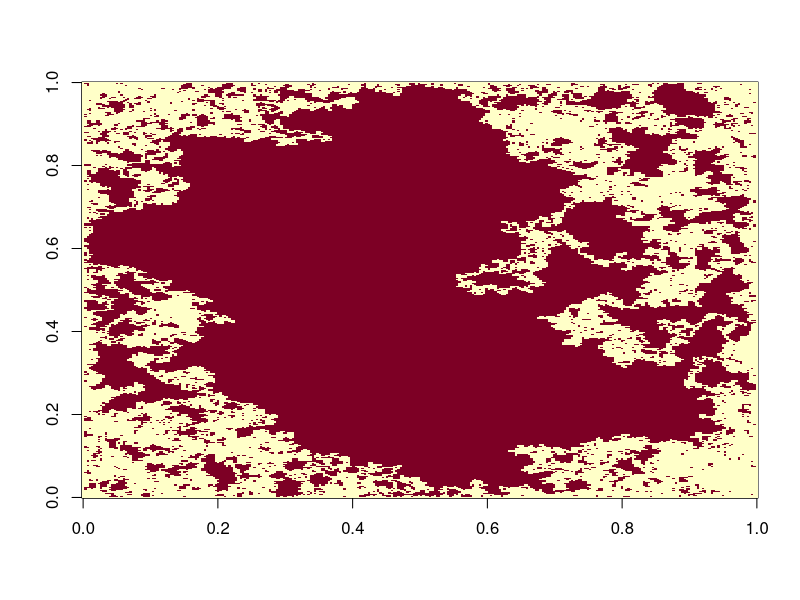
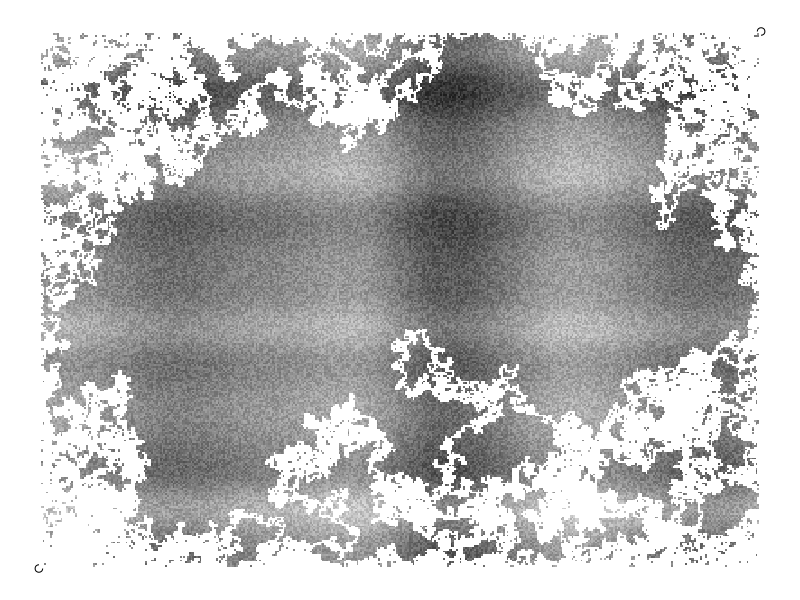

Generate these figures, in order, with R:

# background?

# grey boxes, negated by random walk from each point along the border

size <- c(400, 300)

mat <- matrix(1, nrow = size[2], ncol = size[1])


border <- rbind(cbind(1, 2:ncol(mat)),
                cbind(nrow(mat), 2:ncol(mat)),
                cbind(2:nrow(mat), 1),
                cbind(2:nrow(mat), ncol(mat)))

middle <- c(.5+nrow(mat)/2, .5+ncol(mat)/2)
move <- function(current){
    poss <- rbind(current + c(1,0),
                  current + c(0,1),
                  current + c(-1,0),
                  current + c(0,-1))
    prob <- colSums((t(poss) - middle)^2)
    move <- sample(4,1, prob = prob)
    if(move==1){
        return(current + c(1,0))
    }
    if(move==2){
        return(current + c(0,1))
    }
    if(move==3){
        return(current + c(-1,0))
    }
    if(move==4){
        return(current + c(0,-1))
    }
}


for(i in 1:nrow(border)){
    current <- border[i,]
    while(current[1] <= nrow(mat) & current[1] > 0 &
          current[2] <= ncol(mat) & current[2] > 0){
        mat[current[1],current[2]] <- 0
        
        current <- move(current)
        

    }
}

image(mat)




s1 <- spline(rnorm(12, sd=.25), n = ncol(mat))
s2 <- spline(rnorm(19, sd=.25), n = nrow(mat))

mat2 <- mat
mat2[,] <- .5 + s2$y
mat2 <- t(t(mat2) + s1$y)
mn <- min(mat2); mx <- max(mat2)
mat2 <- .2 + ((mat2 - mn) / (mx - mn)) * .6 + runif(nrow(mat)*ncol(mat), min=-.1, max=.1)
mat2[mat==0] <- 0



image <- as.raster(1-mat2)



png('~/Desktop/bg.png', height = 3000, width = 4000, res=150)
op <- par(mar=c(.5,.5,.5,.5))
plot(0:1,0:1, axes=FALSE)
rasterImage(image, 0,0,1,1, interpolate = FALSE)
dev.off()


par(op)








